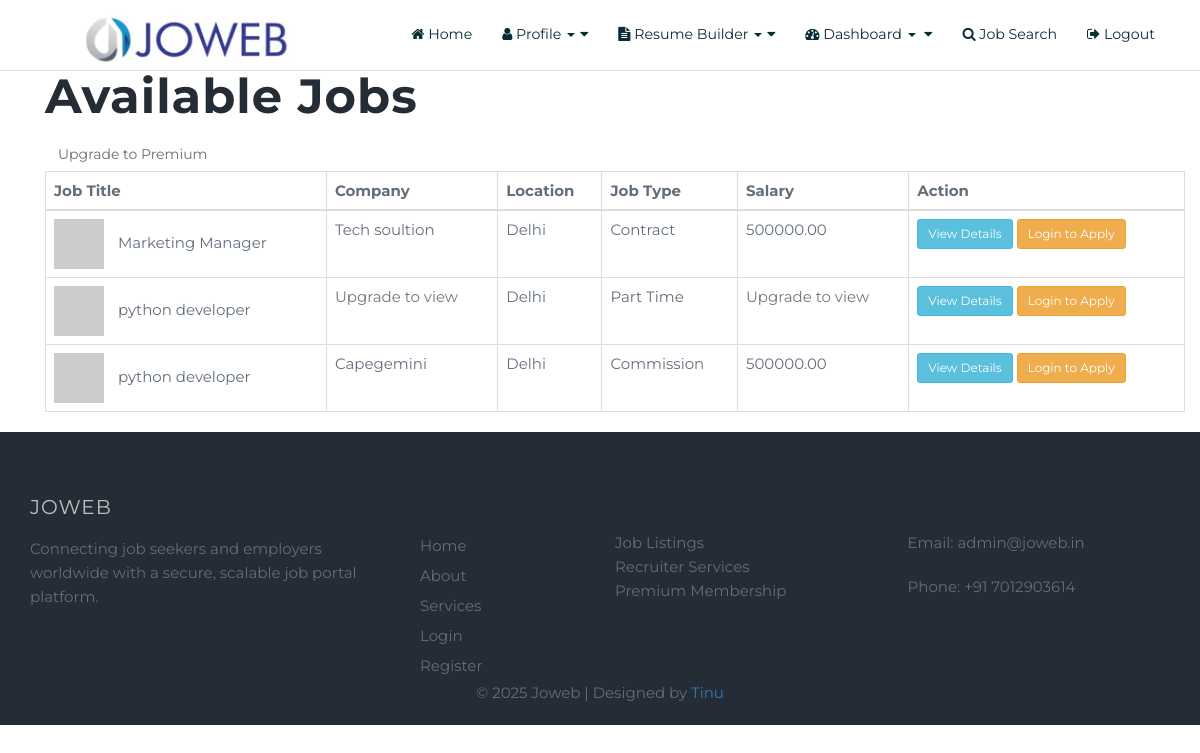
Page /users/jobs/ on the earlier database version.
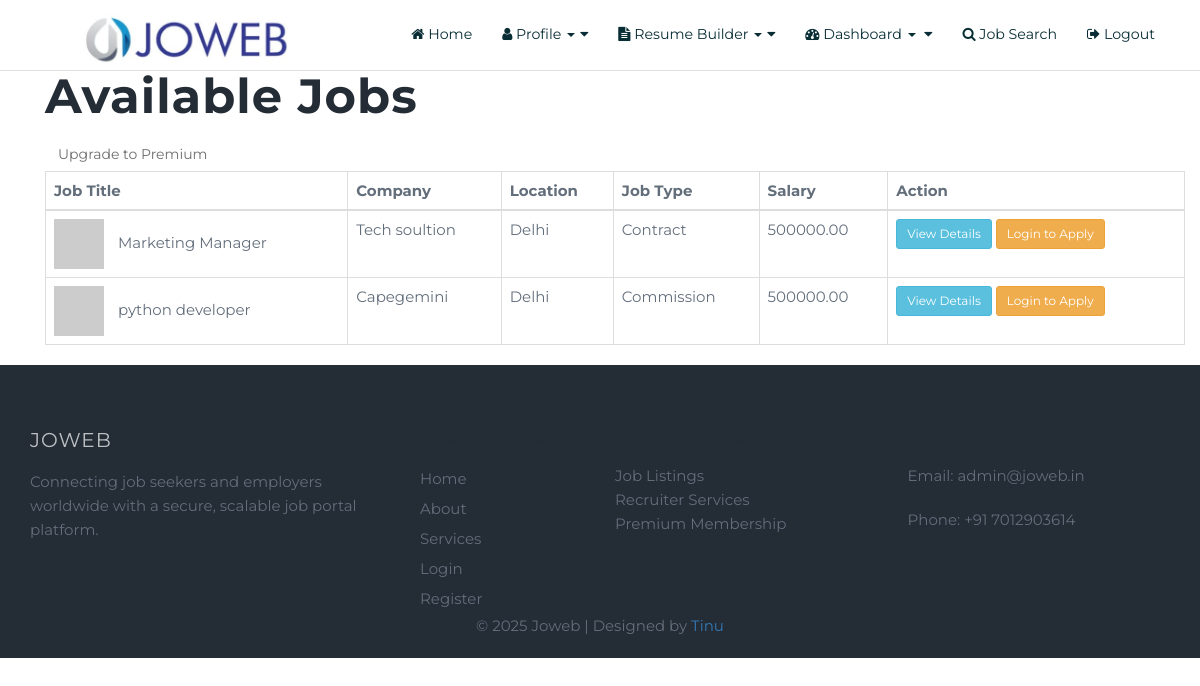
Same page on the later database version.
### adminpanel/models.py (models this page shows, shortened)
class Job(models.Model):
    JOB_TYPE_CHOICES = [
        ('Part Time', 'Part Time'),
        ('Full Time', 'Full Time'),
        ('Contract', 'Contract'),
        ('Freelance', 'Freelance'),
        ('Commission', 'Commission'),
    ]
    REGION_CHOICES = [
        ('Anywhere', 'Anywhere'),
        ('India', 'India'),
        ('USA', 'USA'),
        ('Canada', 'Canada'),
    ]
    STATUS_CHOICES = [
        ('active', 'Active'),
        ('inactive', 'Inactive'),
        ('closed', 'Closed'),
    ]
    email = models.EmailField(help_text="Contact email for this job posting.")
    job_title = models.CharField(max_length=255, db_index=True)
    job_location = models.CharField(max_length=255)
    job_category = models.CharField(max_length=100, default="General") # ✅ Added job_category
    job_region = models.CharField(max_length=100, choices=REGION_CHOICES, db_index=True)
    job_type = models.CharField(max_length=50, choices=JOB_TYPE_CHOICES)
    job_description = models.TextField()
    qualifications = models.TextField()
    salary = models.DecimalField(max_digits=10, decimal_places=2, blank=True, null=True)
    company_name = models.CharField(max_length=255)
    company_tagline = models.CharField(max_length=255, blank=True, null=True)
    company_description = models.TextField(blank=True, null=True)
    company_website = models.URLField(blank=True, null=True)
    featured_image = models.ImageField(upload_to='job_images/', blank=True, null=True)
    logo = models.ImageField(upload_to='company_logos/', blank=True, null=True)
    is_premium = models.BooleanField(default=False)
    posted_by = models.ForeignKey(CustomUser, on_delete=models.CASCADE, related_name='jobs')
    posted_at = models.DateTimeField(auto_now_add=True)
    status = models.CharField(max_length=10, choices=STATUS_CHOICES, default='active')

### users/views.py (the view)
# urls.py: path("jobs/", views.job_list, name="job_list"),
def job_list(request):
    search_query = request.GET.get('search', '')
    job_type = request.GET.get('job_type', '')
    job_region = request.GET.get('job_region', '')
    qs = Job.objects.filter(status="active")
    if search_query:
        qs = qs.filter(job_title__icontains=search_query)
    if job_type:
        qs = qs.filter(job_type=job_type)
    if job_region:
        qs = qs.filter(job_region=job_region)
    paginator = Paginator(qs.order_by("-posted_at"), 9)
    page_number = request.GET.get('page')
    jobs = paginator.get_page(page_number)
    return render(request, 'users/job_list.html', {
        'jobs': jobs,
        'FREE_VISIBLE_TYPES': FREE_VISIBLE_TYPES,
        'PAID_ONLY_TYPES': PAID_ONLY_TYPES,
    })

### users/context_processors.py (called while the page is built)
def premium_status(request):
    is_premium = False
    if request.user.is_authenticated:
        try:
            is_premium = request.user.check_premium_status()
        except Exception:
            is_premium = getattr(request.user, "is_premium", False)
    return {"IS_PREMIUM": is_premium}

### users/templates/users/job_list.html (shortened to what this page needs)
{% extends 'users/users_base.html' %}
{% load static %}
{% block content %}
<div class="container mt-5">
    <div class="d-flex justify-content-between align-items-center mb-4">
        <h1>Available Jobs</h1>
        <a href="{% url 'payments:upgrade' %}" class="btn btn-outline-primary">
            {% if IS_PREMIUM %}Premium Active{% else %}Upgrade to Premium{% endif %}
        </a>
    </div>
    <table class="table table-bordered">
        <thead class="thead-dark">
            <tr>
                <th scope="col">Job Title</th>
                <th scope="col">Company</th>
                <th scope="col">Location</th>
                <th scope="col">Job Type</th>
                <th scope="col">Salary</th>
                <th scope="col">Action</th>
            </tr>
        </thead>
        <tbody>
            {% for job in jobs %}
                <tr>
                    <td>
                        <div class="d-flex align-items-center">
                            {% if job.featured_image %}
                                <img src="{{ job.featured_image.url }}" class="img-fluid rounded-circle" alt="Job Image" style="width: 50px; height: 50px; margin-right: 10px;">
                            {% else %}
                                <img src="https://via.placeholder.com/50" class="img-fluid rounded-circle" alt="Placeholder" style="width: 50px; height: 50px; margin-right: 10px;">
                            {% endif %}
                            {{ job.job_title }}
                        </div>
                    </td>
                    <td>
                        {% if job.job_type in FREE_VISIBLE_TYPES or IS_PREMIUM %}
                            {{ job.company_name }}
                        {% else %}
                            <span class="text-muted">Upgrade to view</span>
                        {% endif %}
                    </td>
                    <td>{{ job.job_location }}</td>
                    <td>{{ job.job_type }}</td>
                    <td>
                        {% if job.job_type in FREE_VISIBLE_TYPES or IS_PREMIUM %}
                            {{ job.salary|default:"N/A" }}
                        {% else %}
                            <span class="text-muted">Upgrade to view</span>
                        {% endif %}
                    </td>
                    <td>
                        <a href="{% url 'users:job_detail' job.id %}" class="btn btn-info btn-sm">View Details</a>
                        {% if user.is_authenticated %}
                            {% if job.job_type in FREE_VISIBLE_TYPES or IS_PREMIUM %}
                                <a href="{% url 'users:apply_for_job' job.id %}" class="btn btn-primary btn-sm">Apply Now</a>
                            {% else %}
                                <a href="{% url 'payments:upgrade' %}" class="btn btn-warning btn-sm">Upgrade to Apply</a>
                            {% endif %}
                        {% else %}
                            <a href="{% url 'users:login' %}" class="btn btn-warning btn-sm">Login to Apply</a>
                        {% endif %}
                    </td>
                </tr>
            {% empty %}
                <tr>
                    <td colspan="6" class="text-center">No jobs available at the moment.</td>
                </tr>
            {% endfor %}
        </tbody>
    </table>
</div>
{% endblock %}

Differences in the rows shown:
removed Job: job_title "python developer", shows "Upgrade to view", job_location "Delhi", job_type "Part Time"
